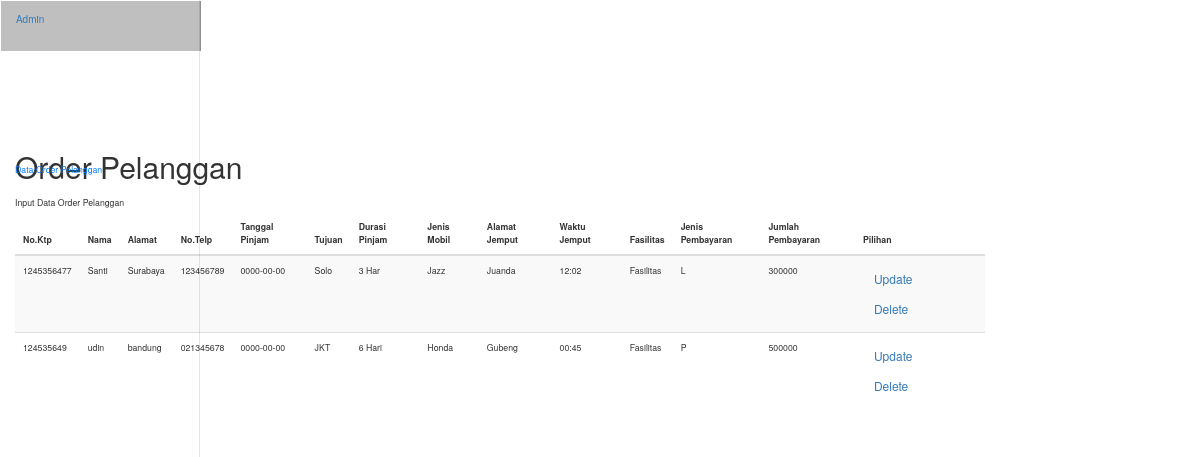
The app's page /admin/index.php with its own data.
### tables this page shows
CREATE TABLE `data_order_pelanggan` (
  `No_Ktp` varchar(20) NOT NULL,
  `Nama_Pelanggan` varchar(100) NOT NULL,
  `Alamat_Pelanggan` varchar(50) NOT NULL,
  `No_Telp_Pelanggan` varchar(13) NOT NULL,
  `Tanggal_pinjam` date NOT NULL,
  `Tujuan` varchar(50) NOT NULL,
  `Durasi_Pinjam` varchar(6) NOT NULL,
  `Jenis_Mobil` varchar(20) NOT NULL,
  `Alamat_Penjemputan` varchar(50) NOT NULL,
  `Waktu_Jemput` varchar(10) NOT NULL,
  `Jenis_Pembayaran` varchar(5) NOT NULL,
  `Jumlah_Pembayaran` char(10) NOT NULL,
  `Fasilitas` varchar(20) NOT NULL
);

### admin/conn.php (called while the page is built, shortened)
<?php
function connection() {
   $hostname  = "localhost";
   $username  = "root";
   $password  = "";
   $dbname  = "rentalmobil";
   $conn = new mysqli($hostname, $username, $password);
   mysqli_select_db($conn,$dbname);
   return $conn;
}

### admin/index.php (the view, shortened to what this page needs)
<?php
  include ('conn.php');
?>
<!DOCTYPE html>
<html>
  <head>
    <link href="assets/css/bootstrap.min.css" rel="stylesheet">
    <link href="assets/css/dashboard.css" rel="stylesheet">
  </head>
  <body>
    <nav class="navbar navbar-dark fixed-top bg-dark flex-md-nowrap p-0 shadow">
      <a class="navbar-brand col-sm-3 col-md-2 mr-0" href="#">Admin</a>
    </nav>
    <div class="container-fluid">
      <div class="row">
        <nav class="col-md-2 d-none d-md-block bg-light sidebar">
          <div class="sidebar-sticky">
            <ul class="nav flex-column" style="margin-top:100px;">
               <li class="nav-item">
                <a class="nav-link active" href="<?php echo "index.php"; ?>">Data Order Pelanggan</a>
              </li>
              <li class="nav-item">
                <a class="nav-link" href="<?php echo "form.php"; ?>">Input Data Order Pelanggan</a>
              </li>
            </ul>
          </div>
        </nav>
        <main role="main" class="col-md-9 ml-sm-auto col-lg-10 px-4">
          <h2 style="margin: 30px 0 30px 0;">Order Pelanggan</h2>
          <div class="table-responsive">
            <table class="table table-striped table-sm">
              <thead>
                <tr>
                  <th>No.Ktp</th>
                  <th>Nama</th>
                  <th>Alamat</th>
                  <th>No.Telp</th>
                  <th>Tanggal Pinjam</th>
                  <th>Tujuan</th>
                  <th>Durasi Pinjam</th>
                  <th>Jenis Mobil</th>
                  <th>Alamat Jemput</th>
                  <th>Waktu Jemput</th>
                  <th>Fasilitas</th>
                  <th>Jenis Pembayaran</th>
                  <th>Jumlah Pembayaran</th>
                  <th>Pilihan</th>
                </tr>
              </thead>
              <tbody>
                <?php
                  $query = "SELECT * FROM data_order_pelanggan";
                  $result = mysqli_query(connection(),$query);
                 ?>
                 <?php while($data = mysqli_fetch_array($result)): ?>
                  <tr>
                    <td><?php echo $data['No_Ktp'];  ?></td>
                    <td><?php echo $data['Nama_Pelanggan'];  ?></td>
                    <td><?php echo $data['Alamat_Pelanggan'];  ?></td>
                    <td><?php echo $data['No_Telp_Pelanggan'];  ?></td>
                    <td><?php echo $data['Tanggal_pinjam'];  ?></td>
                    <td><?php echo $data['Tujuan'];  ?></td>
                    <td><?php echo $data['Durasi_Pinjam'];  ?></td>
                    <td><?php echo $data['Jenis_Mobil'];  ?></td>
                    <td><?php echo $data['Alamat_Penjemputan'];  ?></td>
                    <td><?php echo $data['Waktu_Jemput'];  ?></td>
                    <td><?php echo $data['Fasilitas'];  ?></td>
                    <td><?php echo $data['Jenis_Pembayaran'];  ?></td>
                    <td><?php echo $data['Jumlah_Pembayaran'];  ?></td>
                    <td>
                      <a href="<?php echo "update.php?nrp=".$data['No_Ktp']; ?>" class="btn btn-outline-warning btn-sm"> Update</a>
                      <a href="<?php echo "delete.php?nrp=".$data['No_Ktp']; ?>" class="btn btn-outline-danger btn-sm"> Delete</a>
                    </td>
                  </tr>
                 <?php endwhile ?>
              </tbody>
            </table>
          </div>
        </main>
      </div>
    </div>
  </body>
</html>

### asset/css/dashboard.css (style rules this page uses)
body { font-size: .875rem; }
.sidebar { position: fixed; top: 0; bottom: 0; left: 0; z-index: 100; padding: 48px 0 0; box-shadow: inset -1px 0 0 rgba(0, 0, 0, .1); }
.sidebar-sticky { position: relative; top: 0; height: calc(100vh - 48px); padding-top: .5rem; overflow-x: hidden; overflow-y: auto; }
.sidebar .nav-link { font-weight: 500; color: #333; }
.sidebar .nav-link.active { color: #007bff; }
[role="main"] { padding-top: 48px; }
.navbar-brand { padding-top: .75rem; padding-bottom: .75rem; font-size: 1rem; background-color: rgba(0, 0, 0, .25); box-shadow: inset -1px 0 0 rgba(0, 0, 0, .25); }

### records on screen
data_order_pelanggan: No_Ktp "1245356477", Nama_Pelanggan "Santi", Alamat_Pelanggan "Surabaya", No_Telp_Pelanggan "123456789", Tanggal_pinjam "0000-00-00", Tujuan "Solo", Durasi_Pinjam "3 Har", Jenis_Mobil "Jazz", Alamat_Penjemputan "Juanda", Waktu_Jemput "12:02", Fasilitas "Fasilitas", Jenis_Pembayaran "L", Jumlah_Pembayaran "300000"
data_order_pelanggan: No_Ktp "124535649", Nama_Pelanggan "udin", Alamat_Pelanggan "bandung", No_Telp_Pelanggan "021345678", Tanggal_pinjam "0000-00-00", Tujuan "JKT", Durasi_Pinjam "6 Hari", Jenis_Mobil "Honda", Alamat_Penjemputan "Gubeng", Waktu_Jemput "00:45", Fasilitas "Fasilitas", Jenis_Pembayaran "P", Jumlah_Pembayaran "500000"
